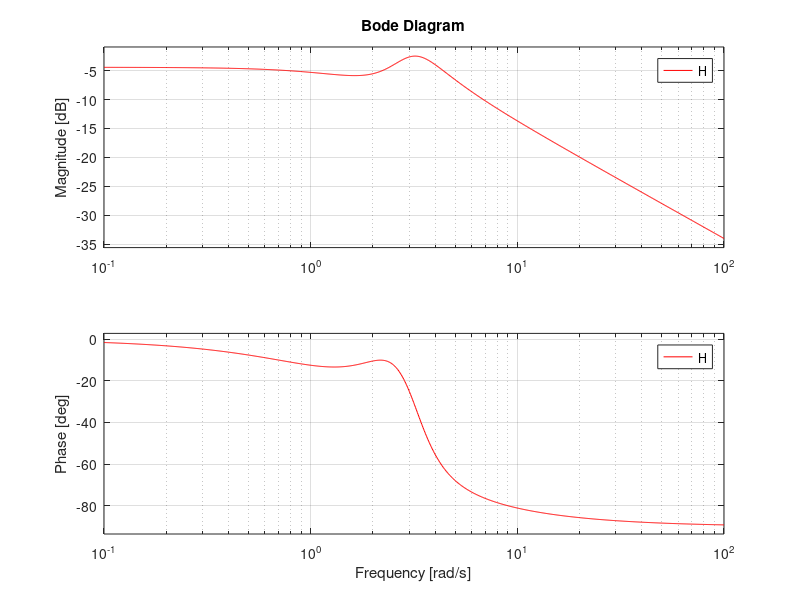

Reproduce this figure in MATLAB.
% Author : Malitha Dilshan
% Title  : Lab 03-Part2: Bode plot of all signals in part 1
% Date   : 2017-09-30

clear all;
close all;

% H(s) = s-1/(s^2+2*s+2)
b = [1 -1]; % Numerator coefficients
a = [1 3 2]; % Demoninator coefficients
H = tf(b,a);
subplot(2,2,1);
bode(H,'r');

% H(s) = s+5/(s^2+2*s+3)
b = [1 5]; % Numerator coefficients
a = [1 2 3]; % Demoninator coefficients
H = tf(b,a);
subplot(2,2,2);
bode(H,'r');

% H(s) = (2*s^2+5*s+12)/(s^2+2*s+10)
b = [2 5 12]; % Numerator coefficients
a = [1 2 10]; % Demoninator coefficients
H = tf(b,a);
subplot(2,2,3);
bode(H,'r');

% H(s) = (2*s^2+5*s+12)/(s^3+4*s^2+14*s+20)
b = [2 5 12]; % Numerator coefficients
a = [1 4 14 20]; % Demoninator coefficients
H = tf(b,a);
subplot(2,2,4);
bode(H,'r');